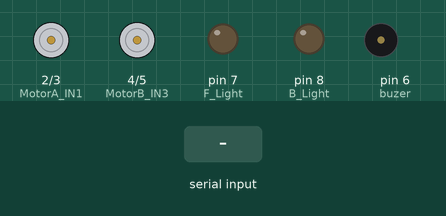
A sketch run on a simulated Arduino Uno, built with avr-gcc and run on an emulated ATmega328P. Shown: motor-driver pin pairs drawn as motors (green arrow = first pin HIGH = forward, orange = second pin HIGH = backward, longer = more drive, scaled by the enable pin), output pins drawn as LEDs (lit = HIGH), buzzer (waves = sounding, pin HIGH). Inputs (shaded band) come from the test bench.

Above: at 1.2 s.
1.3 s: "F" received over Serial
At 1.8 s:
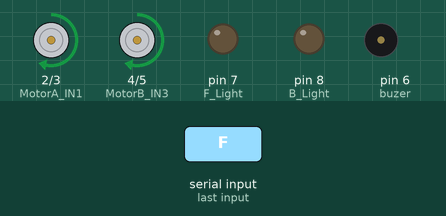
2.8 s: byte 49 ('1') received over Serial
At 4.0 s:
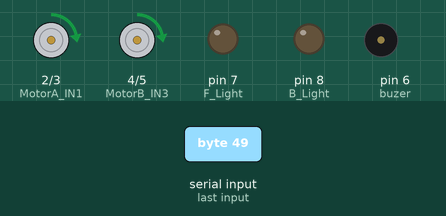
4.3 s: byte 51 ('3') received over Serial
At 5.3 s:
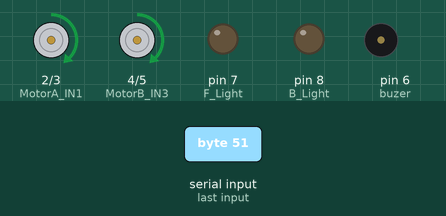
5.8 s: "S" received over Serial
At 6.4 s:
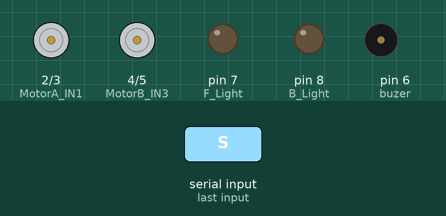
7.3 s: byte 50 ('2') received over Serial
8.8 s: "B" received over Serial
At 9.9 s:
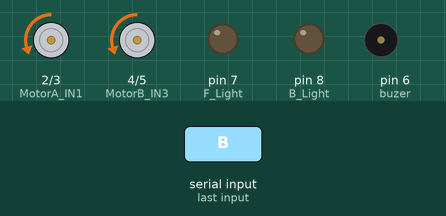
Timing chart, 0 to 11.3 s (numbered marks = the images above; inputs shaded):
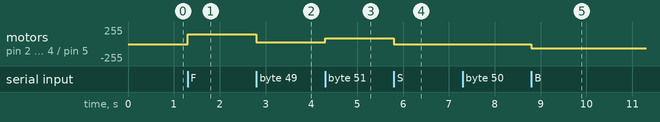

The sketch:

blutooth_car.ino
```cpp
int MotorA_IN1 = 2;
int MotorA_IN2 = 3;
int MotorB_IN3 = 4;
int MotorB_IN4 = 5;
int MotorA_PWM = 9;
int MotorB_PWM = 10;
int spd = 150;
char sms;

int F_Light=7;
int B_Light=8;
int buzer=6;

void setup() {
  // put your setup code here, to run once:
Serial.begin(9600);
pinMode(MotorA_IN1,OUTPUT);
pinMode(MotorA_IN2,OUTPUT);
pinMode(MotorB_IN3,OUTPUT);
pinMode(MotorB_IN4,OUTPUT);
pinMode(MotorA_PWM,OUTPUT);
pinMode(MotorB_PWM,OUTPUT);

pinMode(F_Light,OUTPUT);
pinMode(B_Light,OUTPUT);
pinMode(buzer,OUTPUT);
}


void loop() {
  // put your main code here, to run repeatedly:
if(Serial.available())
{
  sms = Serial.read();
}
analogWrite(MotorA_PWM,spd);
analogWrite(MotorB_PWM,spd);

if(sms == 'S')
{
CarStop();
}
if(sms == 'F')
{
CarForward();
}
if(sms == 'B')
{
CarBackward();
}
if(sms == 'R')
{
CarRight();
}
if(sms == 'L')
{
CarLeft();
}
if(sms=='I')
{
CarF_Right();
}
if(sms=='G')
{
CarF_Left();
}
if(sms=='J')
{
CarB_Right();
}
if(sms=='H')
{
CarB_Left();
}

if(sms == '0')
{
spd=0;
}
if(sms == '1')
{
spd=30;
}
if(sms == '2')
{
spd=60;
}
if(sms == '3')
{
spd=90;
}
if(sms == '4')
{
spd=120;
}
if(sms == '5')
{
spd=150;
}
if(sms == '6')
{
spd=180;
}
if(sms == '7')
{
spd=210;
}
if(sms == '8')
{
spd=240;
}
if(sms == '9')
{
spd=255;
}
if(sms=='W')
{digitalWrite(F_Light,HIGH);}
if(sms=='w')
{digitalWrite(F_Light,LOW);}
if(sms=='U')
{digitalWrite(B_Light,HIGH);}
if(sms=='u')
{digitalWrite(B_Light,LOW);}
if(sms=='V')
{digitalWrite(buzer,HIGH);}
if(sms=='v')
{digitalWrite(buzer,LOW);}
}

void CarForward()
{
  digitalWrite(MotorA_IN1,HIGH);
  digitalWrite(MotorA_IN2,LOW);
  digitalWrite(MotorB_IN3,HIGH);
  digitalWrite(MotorB_IN4,LOW);
}

void CarBackward()
{
  digitalWrite(MotorA_IN1,LOW);
  digitalWrite(MotorA_IN2,HIGH);
  digitalWrite(MotorB_IN3,LOW);
  digitalWrite(MotorB_IN4,HIGH);
}

void CarF_Right()
{
  digitalWrite(MotorA_IN1,LOW);
  digitalWrite(MotorA_IN2,LOW);
  digitalWrite(MotorB_IN3,HIGH);
  digitalWrite(MotorB_IN4,LOW);
}

void CarF_Left()
{
  digitalWrite(MotorA_IN1,HIGH);
  digitalWrite(MotorA_IN2,LOW);
  digitalWrite(MotorB_IN3,LOW);
  digitalWrite(MotorB_IN4,LOW);
}

void CarStop()
{
  digitalWrite(MotorA_IN1,LOW);
  digitalWrite(MotorA_IN2,LOW);
  digitalWrite(MotorB_IN3,LOW);
  digitalWrite(MotorB_IN4,LOW);
}
void CarRight()
{
digitalWrite(MotorA_IN1,LOW);
  digitalWrite(MotorA_IN2,HIGH);
  digitalWrite(MotorB_IN3,HIGH);
  digitalWrite(MotorB_IN4,LOW);
}
void CarLeft()
{
 digitalWrite(MotorA_IN1,HIGH);
  digitalWrite(MotorA_IN2,LOW);
  digitalWrite(MotorB_IN3,LOW);
  digitalWrite(MotorB_IN4,HIGH);
}
void CarB_Right()
{
  digitalWrite(MotorA_IN1,LOW);
  digitalWrite(MotorA_IN2,LOW);
  digitalWrite(MotorB_IN3,LOW);
  digitalWrite(MotorB_IN4,HIGH);
}
void CarB_Left()
{
  digitalWrite(MotorA_IN1,LOW);
  digitalWrite(MotorA_IN2,HIGH);
  digitalWrite(MotorB_IN3,LOW);
  digitalWrite(MotorB_IN4,LOW);
}
```

Measured:
- after the input at 1.3 s, motor on pin 2 (MotorA_IN1) / pin 3 (MotorA_IN2), motor on pin 4 (MotorB_IN3) / pin 5 (MotorB_IN4): stopped → forward 150/255 at once
- after the input at 2.8 s, motor on pin 2 (MotorA_IN1) / pin 3 (MotorA_IN2), motor on pin 4 (MotorB_IN3) / pin 5 (MotorB_IN4): forward 150/255 → forward 30/255 at once
- after the input at 4.3 s, motor on pin 2 (MotorA_IN1) / pin 3 (MotorA_IN2), motor on pin 4 (MotorB_IN3) / pin 5 (MotorB_IN4): forward 30/255 → forward 90/255 at once
- after the input at 5.8 s, motor on pin 2 (MotorA_IN1) / pin 3 (MotorA_IN2), motor on pin 4 (MotorB_IN3) / pin 5 (MotorB_IN4): forward 90/255 → stopped at once
- after the input at 8.8 s, motor on pin 2 (MotorA_IN1) / pin 3 (MotorA_IN2), motor on pin 4 (MotorB_IN3) / pin 5 (MotorB_IN4): stopped → backward 60/255 at once
